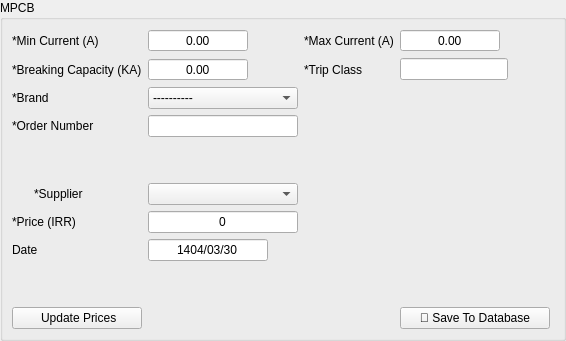
      <widget class="QWidget" name="mpcb">
       <layout class="QGridLayout" name="gridLayout_10">
        <property name="leftMargin">
         <number>0</number>
        </property>
        <property name="topMargin">
         <number>0</number>
        </property>
        <property name="rightMargin">
         <number>0</number>
        </property>
        <property name="bottomMargin">
         <number>0</number>
        </property>
        <item row="0" column="0">
         <widget class="QGroupBox" name="groupBox_5">
          <property name="title">
           <string>MPCB</string>
          </property>
          <layout class="QGridLayout" name="gridLayout_9">
           <item row="1" column="0" colspan="2">
            <widget class="QLabel" name="label_35">
             <property name="text">
              <string>*Min Current (A)</string>
             </property>
            </widget>
           </item>
           <item row="4" column="0" colspan="2">
            <widget class="QLabel" name="label_31">
             <property name="text">
              <string>*Order Number</string>
             </property>
            </widget>
           </item>
           <item row="12" column="7" colspan="2">
            <widget class="QPushButton" name="mpcb_save_btn">
             <property name="maximumSize">
              <size>
               <width>150</width>
               <height>16777215</height>
              </size>
             </property>
             <property name="text">
              <string>💾 Save To Database</string>
             </property>
            </widget>
           </item>
           <item row="2" column="7">
            <widget class="QLineEdit" name="trip_class">
             <property name="minimumSize">
              <size>
               <width>0</width>
               <height>0</height>
              </size>
             </property>
             <property name="alignment">
              <set>Qt::AlignCenter</set>
             </property>
            </widget>
           </item>
           <item row="3" column="3">
            <widget class="QComboBox" name="mpcb_brand">
             <item>
              <property name="text">
               <string>----------</string>
              </property>
             </item>
             <item>
              <property name="text">
               <string>Schneider Electric</string>
              </property>
             </item>
             <item>
              <property name="text">
               <string>Siemens</string>
              </property>
             </item>
             <item>
              <property name="text">
               <string>Hyundai</string>
              </property>
             </item>
            </widget>
           </item>
           <item row="5" column="3">
            <spacer name="verticalSpacer_15">
             <property name="orientation">
              <enum>Qt::Vertical</enum>
             </property>
             <property name="sizeType">
              <enum>QSizePolicy::Minimum</enum>
             </property>
             <property name="sizeHint" stdset="0">
              <size>
               <width>20</width>
               <height>40</height>
              </size>
             </property>
            </spacer>
           </item>
           <item row="6" column="1">
            <widget class="QLabel" name="label_29">
             <property name="text">
              <string>*Supplier</string>
             </property>
            </widget>
           </item>
           <item row="4" column="3">
            <widget class="QLineEdit" name="mpcb_order_number">
             <property name="minimumSize">
              <size>
               <width>150</width>
               <height>0</height>
              </size>
             </property>
            </widget>
           </item>
           <item row="10" column="5">
            <spacer name="verticalSpacer">
             <property name="orientation">
              <enum>Qt::Vertical</enum>
             </property>
             <property name="sizeHint" stdset="0">
              <size>
               <width>20</width>
               <height>40</height>
              </size>
             </property>
            </spacer>
           </item>
           <item row="2" column="3">
            <widget class="QDoubleSpinBox" name="mpcb_breaking_capacity">
             <property name="minimumSize">
              <size>
               <width>62</width>
               <height>0</height>
              </size>
             </property>
             <property name="maximumSize">
              <size>
               <width>100</width>
               <height>16777215</height>
              </size>
             </property>
             <property name="alignment">
              <set>Qt::AlignCenter</set>
             </property>
             <property name="buttonSymbols">
              <enum>QAbstractSpinBox::NoButtons</enum>
             </property>
            </widget>
           </item>
           <item row="1" column="7">
            <widget class="QDoubleSpinBox" name="mpcb_max_current">
             <property name="minimumSize">
              <size>
               <width>62</width>
               <height>0</height>
              </size>
             </property>
             <property name="maximumSize">
              <size>
               <width>100</width>
               <height>16777215</height>
              </size>
             </property>
             <property name="alignment">
              <set>Qt::AlignCenter</set>
             </property>
             <property name="buttonSymbols">
              <enum>QAbstractSpinBox::NoButtons</enum>
             </property>
            </widget>
           </item>
           <item row="2" column="5">
            <widget class="QLabel" name="label_41">
             <property name="text">
              <string>*Trip Class</string>
             </property>
            </widget>
           </item>
           <item row="6" column="0">
            <widget class="QPushButton" name="mpcb_add_supplier_btn">
             <property name="maximumSize">
              <size>
               <width>16</width>
               <height>16</height>
              </size>
             </property>
             <property name="styleSheet">
              <string notr="true">QPushButton {
    background-color: rgba(0, 0, 0, 0); /* Fully transparent background */
    border: none;                      /* Optional: remove the border */
}
QPushButton:hover {
	color: #d3dae3;
	padding: 2px;
	background-color: #F77F00;
}

QPushButton:pressed {
	color: #d3dae3;
	padding: 2px;
	background-color: #F77F00;
}
QPushButton:pressed {
	color: #d3dae3;
	padding: 2px;
	background-color: #2c2f2f;
}</string>
             </property>
             <property name="text">
              <string/>
             </property>
             <property name="icon">
              <iconset>
               <normaloff>../../assets/plus.png</normaloff>../../assets/plus.png</iconset>
             </property>
            </widget>
           </item>
           <item row="1" column="3">
            <widget class="QDoubleSpinBox" name="mpcb_min_current">
             <property name="minimumSize">
              <size>
               <width>62</width>
               <height>0</height>
              </size>
             </property>
             <property name="maximumSize">
              <size>
               <width>100</width>
               <height>16777215</height>
              </size>
             </property>
             <property name="alignment">
              <set>Qt::AlignCenter</set>
             </property>
             <property name="buttonSymbols">
              <enum>QAbstractSpinBox::NoButtons</enum>
             </property>
            </widget>
           </item>
           <item row="1" column="5">
            <widget class="QLabel" name="label_39">
             <property name="text">
              <string>*Max Current (A)</string>
             </property>
            </widget>
           </item>
           <item row="8" column="0" colspan="2">
            <widget class="QLabel" name="label_38">
             <property name="text">
              <string>*Price (IRR)</string>
             </property>
            </widget>
           </item>
           <item row="2" column="0" colspan="2">
            <widget class="QLabel" name="label_40">
             <property name="text">
              <string>*Breaking Capacity (KA)</string>
             </property>
            </widget>
           </item>
           <item row="8" column="3">
            <widget class="QLineEdit" name="mpcb_price">
             <property name="text">
              <string>0</string>
             </property>
             <property name="alignment">
              <set>Qt::AlignCenter</set>
             </property>
            </widget>
           </item>
           <item row="3" column="0" colspan="2">
            <widget class="QLabel" name="label_32">
             <property name="text">
              <string>*Brand</string>
             </property>
            </widget>
           </item>
           <item row="6" column="3">
            <widget class="QComboBox" name="mpcb_supplier_list"/>
           </item>
           <item row="12" column="0" colspan="2">
            <widget class="QPushButton" name="update_mpcb_prices_btn">
             <property name="maximumSize">
              <size>
               <width>150</width>
               <height>16666</height>
              </size>
             </property>
             <property name="toolTip">
              <string/>
             </property>
             <property name="styleSheet">
              <string notr="true"/>
             </property>
             <property name="text">
              <string> Update Prices</string>
             </property>
             <property name="icon">
              <iconset>
               <normaloff>../../assets/refresh.png</normaloff>../../assets/refresh.png</iconset>
             </property>
             <property name="iconSize">
              <size>
               <width>17</width>
               <height>17</height>
              </size>
             </property>
            </widget>
           </item>
           <item row="1" column="8">
            <spacer name="horizontalSpacer_5">
             <property name="orientation">
              <enum>Qt::Horizontal</enum>
             </property>
             <property name="sizeType">
              <enum>QSizePolicy::Minimum</enum>
             </property>
             <property name="sizeHint" stdset="0">
              <size>
               <width>40</width>
               <height>20</height>
              </size>
             </property>
            </spacer>
           </item>
           <item row="9" column="0" colspan="2">
            <widget class="QLabel" name="label_94">
             <property name="maximumSize">
              <size>
               <width>73</width>
               <height>16777215</height>
              </size>
             </property>
             <property name="text">
              <string>Date</string>
             </property>
            </widget>
           </item>
           <item row="9" column="3">
            <widget class="QLineEdit" name="mpcb_price_date">
             <property name="maximumSize">
              <size>
               <width>120</width>
               <height>16777215</height>
              </size>
             </property>
             <property name="text">
              <string>1404/03/30</string>
             </property>
             <property name="alignment">
              <set>Qt::AlignCenter</set>
             </property>
            </widget>
           </item>
          </layout>
         </widget>
        </item>
       </layout>
      </widget>
